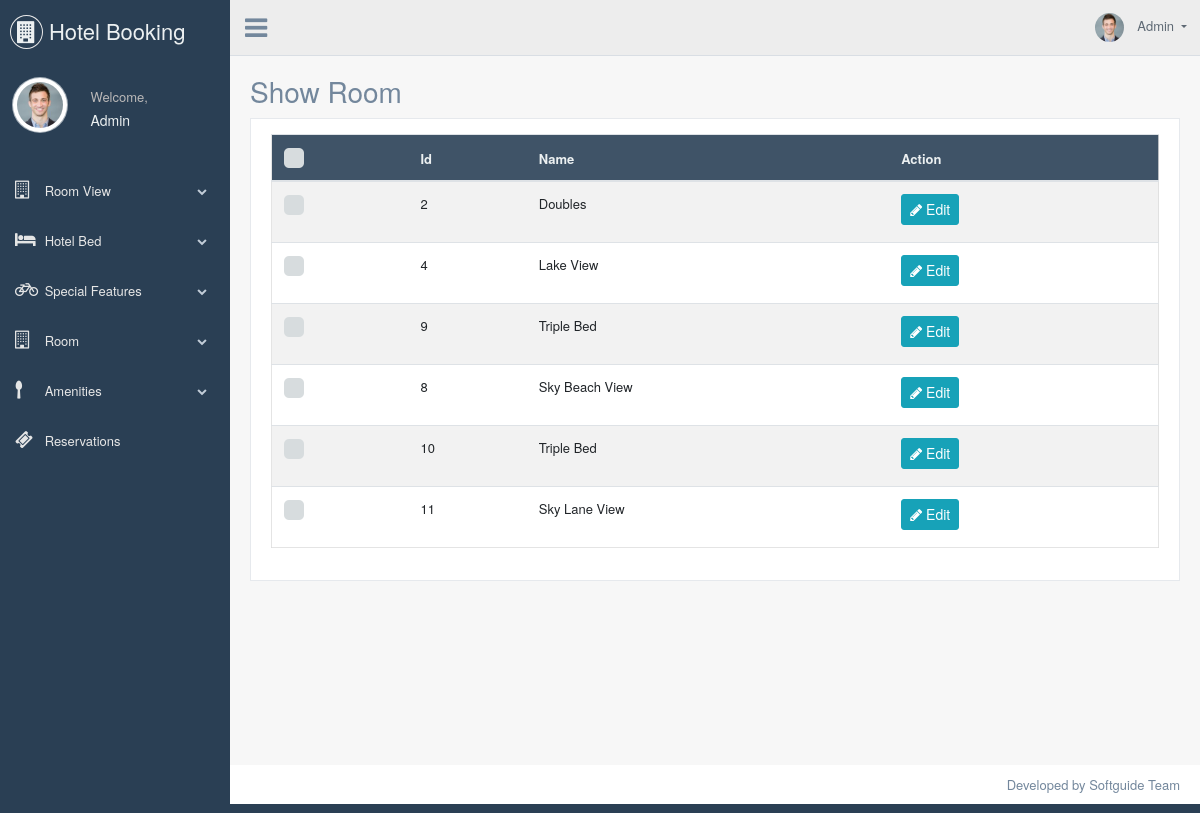
The page /backend/show_room_view.php (signed in) on the database its author committed.
### tables this page shows
CREATE TABLE `view` (
  `id` int(10) UNSIGNED NOT NULL,
  `name` varchar(150) NOT NULL,
  `created_at` datetime NOT NULL,
  `updated_at` datetime NOT NULL,
  `created_by` int(10) UNSIGNED NOT NULL,
  `updated_by` int(10) UNSIGNED NOT NULL,
  `deleted_at` datetime DEFAULT NULL,
  `deleted_by` int(10) UNSIGNED DEFAULT NULL
);

### require/config.php (called while the page is built, shortened)
<?php
$base_url    = "http://localhost/hotel/";
$cp_base_url = "http://localhost/hotel/backend/";

### backend/show_room_view.php (the view, shortened to what this page needs)
<?php
    require("../require/check_auth.php");
    $sql           = "SELECT id, name FROM `view` WHERE deleted_at is NULL";
    $result        = $mysqli->query($sql);
    $res_row       = $result->num_rows;
    require("../templates/cp_header.php");
    require("../templates/cp_left_side_bar.php");
    require("../templates/cp_top_nav.php");
?>
    <div class="right_col" role="main">
        <div class="">
            <div class="page-title">
                <div class="title_left">
                    <h3>Show Room</h3>
                </div>
            </div>
            <div class="row" style="display: block;">
                <div class="col-md-12 col-sm-12  ">
                    <div class="x_panel">
                        <div class="x_content">
                            <div class="table-responsive">
                                <table class="table table-striped jambo_table bulk_action">
                                    <thead>
                                        <tr class="headings">
                                            <th>
                                            </th>
                                            <th class="column-title">Id </th>
                                            <th class="column-title">Name </th>
                                            <th class="column-title">Action </th>
                                        </tr>
                                    </thead>
                                    <tbody>
                                    <?php
                                        if ($res_row>=1) {
                                            while ($row=$result->fetch_array()){
                                                $id     =   (int)($row['id']);
                                                $name   =   htmlspecialchars($row['name']);
                                                $edit_url = $cp_base_url . "edit_room_view.php?id=" . $id;
                                    ?>
                                                <tr class="even pointer">
                                                    <td class="a-center ">
                                                    </td>
                                                    <td class=" "><?php echo $id; ?></td>
                                                    <td class=" "><?php echo $name; ?></td>
                                                    <td class=" ">
                                                        <a href="<?php echo $edit_url; ?>" class="btn btn-info btn-sm">
                                                            <i class="fa fa-pencil"></i> Edit
                                                        </a>
                                                    </td>
                                                </tr>
                                    <?php
                                            }
                                        }
                                    ?>
                                    </tbody>
                                </table>
                            </div>
                        </div>
                    </div>
                </div>
            </div>
        </div>
    </div>
<?php
    require("../templates/cp_footer.php");
?>

### templates/cp_header.php (shortened to what this page needs)
<!DOCTYPE html>
<html lang="en">
  <head>
    <link href="<?= $base_url ?>assets/bootstrap/dist/css/bootstrap.min.css" rel="stylesheet">
    <link href="<?= $base_url ?>assets/font-awesome/css/font-awesome.min.css" rel="stylesheet">
    <link href="<?= $base_url ?>assets/iCheck/skins/flat/green.css" rel="stylesheet">
    <link href="<?= $base_url ?>assets/css/custom.min.css" rel="stylesheet">
    <link href="<?= $base_url ?>assets/pnotify/dist/pnotify.css" rel="stylesheet">
    <link href="<?= $base_url ?>assets/pnotify/dist/pnotify.buttons.css" rel="stylesheet">
    <link href="<?= $base_url ?>assets/pnotify/dist/pnotify.nonblock.css" rel="stylesheet">
  </head>
  <body class="nav-md">
    <div class="container body">
      <div class="main_container">

### templates/cp_left_side_bar.php (shortened to what this page needs)
<div class="col-md-3 left_col">
    <div class="left_col scroll-view">
        <div class="navbar nav_title" style="border: 0;">
        <a href="<?= $cp_base_url ?>index.php" class="site_title"><i class="fa fa-building"></i> <span>Hotel Booking</span></a>
        </div>
        <div class="profile clearfix">
        <div class="profile_pic">
            <img src="<?= $base_url ?>assets/images/img.jpg" alt="profile image" class="img-circle profile_img">
        </div>
        <div class="profile_info">
            <span>Welcome,</span>
            <h2 class="text-capitalize">
                <?php
                    if (isset($_COOKIE["user_name"])) {
                        echo $_COOKIE["user_name"];
                    } else if (isset($_SESSION["user_name"])) {
                        echo $_SESSION["user_name"];
                    }
                ?>
            </h2>
        </div>
        </div>
        <br />
        <div id="sidebar-menu" class="main_menu_side hidden-print main_menu">
            <div class="menu_section">
                <ul class="nav side-menu">
                    <li><a><i class="fa fa-building-o"></i> Room View <span class="fa fa-chevron-down"></span></a>
                    </li>
                    <li><a><i class="fa fa-bed"></i> Hotel Bed <span class="fa fa-chevron-down"></span></a>
                    </li>
                    <li><a><i class="fa fa-bicycle"></i> Special Features <span class="fa fa-chevron-down"></span></a>
                    </li>
                    <li><a><i class="fa fa-building-o"></i> Room <span class="fa fa-chevron-down"></span></a>
                    </li>
                    <li><a><i class="fa fa-spoon"></i> Amenities <span class="fa fa-chevron-down"></span></a>
                    </li>
                    <li><a href="<?= $cp_base_url ?>show_reservations.php"><i class="fa fa-ticket"></i> Reservations</a></li>
                </ul>
            </div>
        </div>
    </div>
</div>

### templates/cp_top_nav.php (shortened to what this page needs)
<div class="top_nav">
    <div class="nav_menu">
        <div class="nav toggle">
            <a id="menu_toggle"><i class="fa fa-bars"></i></a>
        </div>
        <nav class="nav navbar-nav">
            <ul class=" navbar-right">
                <li class="nav-item dropdown open" style="padding-left: 15px;">
                    <a href="javascript:;" class="user-profile dropdown-toggle text-capitalize" aria-haspopup="true" id="navbarDropdown" data-toggle="dropdown" aria-expanded="false">
                        <img src="<?= $base_url ?>assets/images/img.jpg" alt="">
                        <?php
                            if (isset($_COOKIE["user_name"])) {
                                echo $_COOKIE["user_name"];
                            } else if (isset($_SESSION["user_name"])) {
                                echo $_SESSION["user_name"];
                            }
                        ?>
                    </a>
                </li>
            </ul>
        </nav>
    </div>
</div>

### templates/cp_footer.php (shortened to what this page needs)
          <footer style="margin-top:auto">
              <div class="pull-right">
                  Developed by Softguide Team
              </div>
              <div class="clearfix"></div>
          </footer>
      </div>
    </div>
  </body>
</html>

### rows shown on the page
view: id "2", name "Doubles"
view: id "4", name "Lake View"
view: id "9", name "Triple Bed"
view: id "8", name "Sky Beach View"
view: id "10", name "Triple Bed"
view: id "11", name "Sky Lane View"

### other values the page prints
$_SESSION["user_name"] "Admin"
